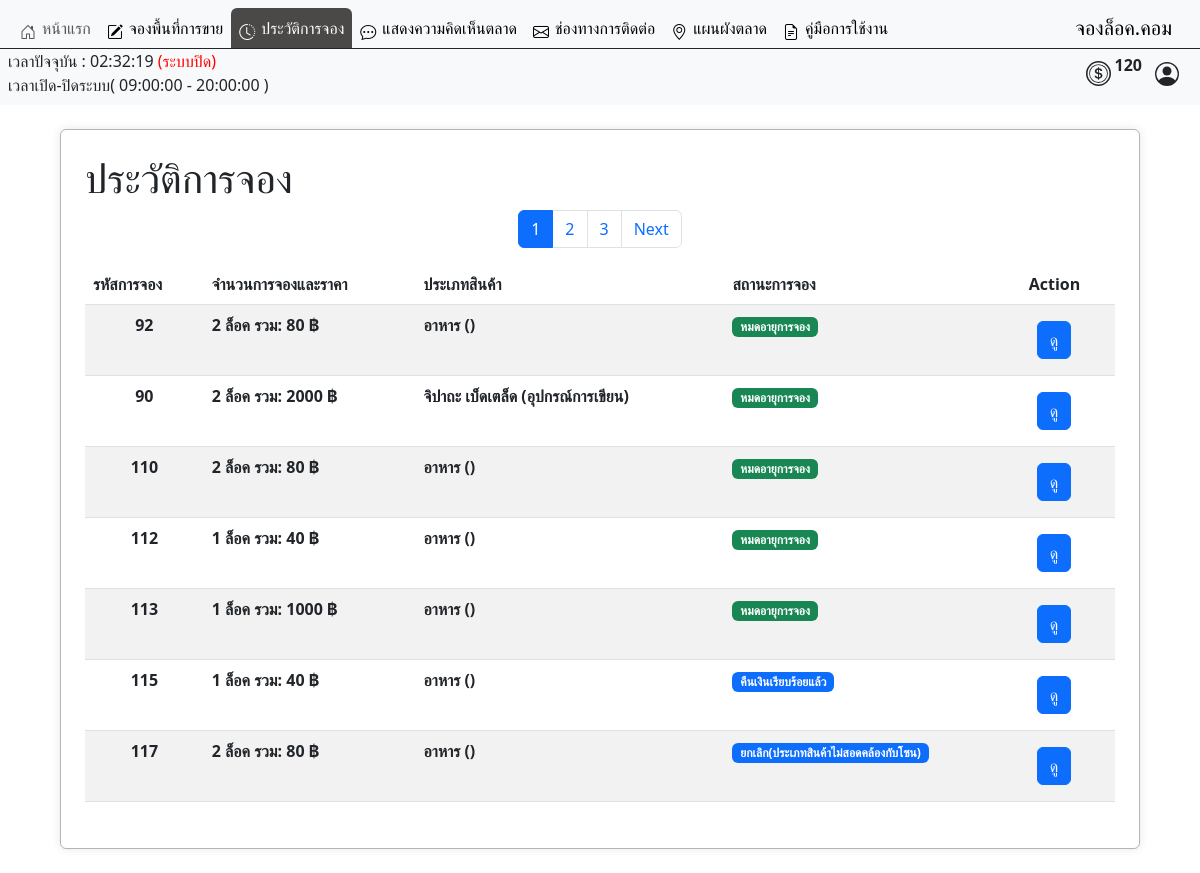
The page /user/booking_history.php (signed in) on the database its author committed.
### tables this page shows
CREATE TABLE `operating_hours` (
  `id` int(11) NOT NULL,
  `opening_time` time NOT NULL,
  `closing_time` time NOT NULL
);

CREATE TABLE `booked` (
  `id_booked` int(10) UNSIGNED ZEROFILL NOT NULL COMMENT 'รหัสการจองแบบเรียบร้อยแล้ว',
  `booking_id` int(10) UNSIGNED DEFAULT NULL COMMENT 'รหัสการจอง',
  `member_id` int(6) UNSIGNED DEFAULT NULL COMMENT 'รหัสลูกค้า',
  `booking_amount` varchar(45) NOT NULL,
  `total_price` varchar(45) NOT NULL,
  `product_type` int(11) NOT NULL,
  `sub_product_type` int(11) NOT NULL,
  `booking_status` int(3) UNSIGNED NOT NULL COMMENT 'สถานะการจอง',
  `booking_type` varchar(20) NOT NULL,
  `zone_id` int(3) UNSIGNED NOT NULL COMMENT 'รหัสประเภทโซน',
  `slip_img` varchar(45) DEFAULT NULL COMMENT 'log',
  `booking_date` datetime DEFAULT NULL COMMENT 'วันเวลาที่จอง',
  `booked_lock_number` text DEFAULT NULL COMMENT 'เลขล็อคที่จะได้',
  `expiration_date` datetime DEFAULT NULL
);

CREATE TABLE `category` (
  `id_category` int(11) NOT NULL,
  `cat_name` varchar(45) NOT NULL
);

CREATE TABLE `booking_status` (
  `id` int(3) UNSIGNED NOT NULL COMMENT 'รหัสสถานะการจอง',
  `status` varchar(50) NOT NULL COMMENT 'สถานะ'
);

CREATE TABLE `sub_category` (
  `idsub_category` int(11) NOT NULL,
  `id_category` int(11) DEFAULT NULL,
  `sub_cat_name` varchar(45) NOT NULL
);

### user/booking_history.php (the view, shortened to what this page needs)
<?php
require("../condb.php");
$results_per_page = 7;
$page = isset($_GET['page']) ? (int)$_GET['page'] : 1;
$start_from = ($page - 1) * $results_per_page;
?>
<!DOCTYPE html>
<html lang="th">
<head>
    <link href="https://cdn.jsdelivr.net/npm/bootstrap@5.3.3/dist/css/bootstrap.min.css" rel="stylesheet">
    <link rel="stylesheet" href="../asset/css/font.css">
</head>
<body>
    <?php
    include('./user_nav.php');
    ?>
    <div class="container my-4 p-2 border border-dark-subtle rounded  overflow-auto  bgcolor" style="width: 90%; height: 45rem;">
        <div class="tab-content" id="myTabContent">
            <div class="tab-pane fade show active mt-2 mx-2 p-2" id="category">
                <div>
                    <h1>ประวัติการจอง</h1>
                </div>
                <div class="mt-2 overflow-auto">
                    <?php
                    $sql_total = "SELECT COUNT(*) FROM market_booking.booked WHERE member_id = $user_id";
                    $result_total = $conn->query($sql_total);
                    $row_total = $result_total->fetch_row();
                    $total_records = $row_total[0];
                    $total_pages = ceil($total_records / $results_per_page);
                    $current_page = isset($_GET['page']) ? $_GET['page'] : 1;
                    $adjacents = 1;
                    echo "<nav>";
                    echo "<ul class='pagination justify-content-center'>";
                    if ($total_pages <= (1 + ($adjacents * 2))) {
                        for ($i = 1; $i <= $total_pages; $i++) {
                            if ($i == $current_page) {
                                echo "<li class='page-item active'><a class='page-link' href='#'>" . $i . "</a></li>";
                            } else {
                                echo "<li class='page-item'><a class='page-link' href='?page=" . $i . "'>" . $i . "</a></li>";
                            }
                        }
                    }
                    if ($current_page < $total_pages) {
                        echo "<li class='page-item'><a class='page-link' href='?page=" . ($current_page + 1) . "'>Next</a></li>";
                    }
                    echo "</ul>";
                    echo "</nav>";
                    $sql = "SELECT
                    B.booking_status,
                                B.booking_id,
                                CONCAT(U.prefix, ' ', U.firstname, ' ', U.lastname) AS fullname,
                                B.booking_amount,
                                B.total_price,
                                C.cat_name,
                                SC.sub_cat_name,
                                BS.status,
                                B.booking_type,
                                B.slip_img,
                                B.booked_lock_number,
                                B.booking_date
                            FROM market_booking.booked AS B
                            LEFT JOIN booking_status AS BS ON B.booking_status = BS.id
                            LEFT JOIN tbl_user AS U ON B.member_id = U.user_id
                            LEFT JOIN category AS C ON B.product_type = C.id_category
                            LEFT JOIN sub_category AS SC ON B.sub_product_type = SC.idsub_category
                            WHERE member_id = $user_id
                            ";
                    $sql .= " LIMIT $start_from, $results_per_page";
                    $result = $conn->query($sql);
                    if ($result === false) {
                        echo "ข้อผิดพลาด SQL: " . $conn->error;
                    } elseif ($result->num_rows > 0) {
                        echo "<table class='table table-striped'>";
                        echo "<thead>
                            <tr>
                                <th>รหัสการจอง</th>
                                <th>จำนวนการจองและราคา</th>
                                <th>ประเภทสินค้า</th>
                                <th>สถานะการจอง</th>
                                <th>Action</th>
                            </tr>
                        </thead>";
                        echo "<tbody>";
                        function getBadgeClass($status)
                        {
                            switch ($status) {
                                case '11':
                                    return 'bg-success text-white';
                                default:
                                    return 'bg-primary text-white';
                            }
                        }
                        while ($row = $result->fetch_assoc()) {
                            echo "<tr>";
                            echo "<td style='text-align:center;'><strong>" . $row["booking_id"] . "</strong></td>";
                            echo "<td><strong>" . $row["booking_amount"] . " ล็อค รวม: " . $row["total_price"] . " ฿</strong></td>";
                            echo "<td><strong>" . $row["cat_name"] . " (" . $row["sub_cat_name"] . ")</strong></td>";
                            echo "<td>" . (is_null($row['status']) ?
                                "<span class='text-danger'>ข้อมูลถูกลบไปแล้ว</span>" :
                                "<span class='badge " . getBadgeClass($row['booking_status']) . "'>" . htmlspecialchars($row['status']) . "</span>") . "</td>";
                            echo "<td>
                                    <button
                                        class='btn btn-primary m-2' type='button'
                                        data-bs-toggle='modal'
                                        data-bs-target='#viewBookingModal'
                                        data-id='" . $row["booking_id"] . "'>
                                        ดู
                                    </button>
                                  </td>";
                            echo "</tr>";
                        }
                        echo "</tbody></table>";
                    } else {
                        echo "ไม่พบข้อมูล";
                    }
                    ?>
                </div>
            </div>
        </div>
    </div>
</body>
</html>

### user/user_nav.php (shortened to what this page needs)
<head>
    <link href="https://cdn.jsdelivr.net/npm/bootstrap@5.3.0-alpha3/dist/css/bootstrap.min.css" rel="stylesheet">
    <link href="https://cdn.jsdelivr.net/npm/bootstrap-icons/font/bootstrap-icons.css" rel="stylesheet">
</head>
<?php
$current_page = basename($_SERVER['PHP_SELF']);
?>
<nav style="width: 100%;" class="navbar navbar-expand-lg navbar-light bg-light">
    <div style="width: 100%;" class=" d-flex flex-column ">
        <div class="container-fluid border-bottom border-dark">
            <div class="collapse navbar-collapse" id="navbarNav">
                <ul class="navbar-nav me-auto">
                    <li class="nav-item ">
                        <a href="./index.php"
                            class="icon-link icon-link-hover nav-link <?php echo ($current_page == 'index.php') ? 'active rounded-top' : ''; ?>"
                            style="<?php echo ($current_page == 'index.php') ? 'background-color: #4A4947; color: white; --bs-icon-link-transform: translate3d(0, -.125rem, 0);' : 'color: #black; --bs-icon-link-transform: translate3d(0, -.125rem, 0);'; ?>">
                            <i class="bi bi-house-door"></i> หน้าแรก
                        </a>
                    </li>
                    <li class="nav-item">
                        <a href="./order.php"
                            class="icon-link icon-link-hover nav-link <?php echo ($current_page == 'order.php') ? 'active rounded-top' : ''; ?>"
                            style="<?php echo ($current_page == 'order.php') ? 'background-color: #4A4947; color: white; --bs-icon-link-transform: translate3d(0, -.125rem, 0);' : 'color: black; --bs-icon-link-transform: translate3d(0, -.125rem, 0);'; ?>">
                            <i class="bi bi-pencil-square"></i> จองพื้นที่การขาย
                        </a>
                    </li>
                    <li class="nav-item">
                        <a href="./booking_history.php"
                            class="icon-link icon-link-hover nav-link <?php echo ($current_page == 'booking_history.php') ? 'active rounded-top' : ''; ?>"
                            style="<?php echo ($current_page == 'booking_history.php') ? 'background-color: #4A4947; color: white; --bs-icon-link-transform: translate3d(0, -.125rem, 0);' : 'color: black; --bs-icon-link-transform: translate3d(0, -.125rem, 0);'; ?>">
                            <i class="bi bi-clock-history"></i> ประวัติการจอง
                        </a>
                    </li>
                    <li class="nav-item">
                        <a href="./comment_page.php"
                            class="icon-link icon-link-hover nav-link <?php echo ($current_page == 'comment_page.php') ? 'active rounded-top' : ''; ?>"
                            style="<?php echo ($current_page == 'comment_page.php') ? 'background-color: #4A4947; color: white; --bs-icon-link-transform: translate3d(0, -.125rem, 0);' : 'color: black; --bs-icon-link-transform: translate3d(0, -.125rem, 0);'; ?>">
                            <i class="bi bi-chat-dots"></i> แสดงความคิดเห็นตลาด
                        </a>
                    </li>
                    <li class="nav-item">
                        <a href="./contactus.php"
                            class="icon-link icon-link-hover nav-link <?php echo ($current_page == 'contactus.php') ? 'active rounded-top' : ''; ?>"
                            style="<?php echo ($current_page == 'contactus.php') ? 'background-color: #4A4947; color: white; --bs-icon-link-transform: translate3d(0, -.125rem, 0);' : 'color: black; --bs-icon-link-transform: translate3d(0, -.125rem, 0);'; ?>">
                            <i class="bi bi-envelope"></i> ช่องทางการติดต่อ
                        </a>
                    </li>
                    <li class="nav-item">
                        <a href="#"
                            class="icon-link icon-link-hover nav-link <?php echo ($current_page == 'contactus.php') ? 'active rounded-top' : ''; ?>"
                            data-bs-toggle="modal" data-bs-target="#uniqueImageModal"
                            style="<?php echo ($current_page == 'modal') ? 'background-color: #4A4947; color: white; --bs-icon-link-transform: translate3d(0, -.125rem, 0);' : 'color: black; --bs-icon-link-transform: translate3d(0, -.125rem, 0);'; ?>">
                            <i class="bi bi-geo-alt"></i> แผนผังตลาด
                        </a>
                    </li>
                    <li class="nav-item">
                        <a href="../asset/pdf/คู่มือการใช้งานสำหรับผู้ใช้งาน.pdf" target="_blank" class="icon-link icon-link-hover nav-link active" style="--bs-icon-link-transform: translate3d(0, -.125rem, 0);">
                            <i class="bi bi-file-earmark-text"></i> คู่มือการใช้งาน
                        </a>
                    </li>
                </ul>
                <a class="navbar-brand" href="./index.php">จองล็อค.คอม</a>
            </div>
        </div>
        <div class="col-12 d-flex justify-content-between px-2">
            <div>
                <?php
                require("../condb.php");
                $sql_time = "SELECT opening_time, closing_time FROM operating_hours LIMIT 1";
                $result = $conn->query($sql_time);
                $row_time = $result->fetch_assoc();
                $openingTime = $row_time['opening_time'];
                $closingTime = $row_time['closing_time'];
                ?>
                <span id="time"></span>
                <span id="status"></span>
                <div id="opening_time">เวลาเปิด-ปิดระบบ(
                    <?php echo $openingTime; ?> - <?php echo $closingTime; ?>
                    )
                </div>
            </div>
            <div class="d-flex  justify-content-between ">
                <div class="d-flex  align-items-center">
                    <div class="col d-flex align-items-center justify-content-center">
                        <p class="ms-1">
                            <strong>
                                <?php
                                echo $_SESSION["token"];
                                ?>
                            </strong>
                        </p>
                    </div>
                    <button class="btn " type="button" data-bs-toggle="modal" data-bs-target="#ProfileModal">
                    </button>
                </div>
            </div>
        </div>
    </div>
</nav>
    <?php
    $user_id = $_SESSION["user_id"];
    ?>

### user/booking_history.php (style rules this page uses)
body { background-image: url(../asset/img/img.market2blur.png); width: 100%; height: 100%; background-repeat: repeat; background-size: cover; }

### user/user_nav.php (style rules this page uses)
.bgcolor { background-color: rgba(255, 255, 255, 0.9); padding-bottom: 10px; box-shadow: 0 0 10px rgba(0, 0, 0, 0.1); }

### rows shown on the page
operating_hours: opening_time "09:00:00", closing_time "20:00:00"
booked: booking "92", booking_amount "2", total_price "80", product_type.cat_name "อาหาร", booking_status.status "หมดอายุการจอง"
booked: booking "90", booking_amount "2", total_price "2000", product_type.cat_name "จิปาถะ เบ็ดเตล็ด", sub_category.sub_cat_name "อุปกรณ์การเขียน", booking_status.status "หมดอายุการจอง"
booked: booking "110", booking_amount "2", total_price "80", product_type.cat_name "อาหาร", booking_status.status "หมดอายุการจอง"
booked: booking "112", booking_amount "1", total_price "40", product_type.cat_name "อาหาร", booking_status.status "หมดอายุการจอง"
booked: booking "113", booking_amount "1", total_price "1000", product_type.cat_name "อาหาร", booking_status.status "หมดอายุการจอง"
booked: booking "115", booking_amount "1", total_price "40", product_type.cat_name "อาหาร", booking_status.status "คืนเงินเรียบร้อยแล้ว"
booked: booking "117", booking_amount "2", total_price "80", product_type.cat_name "อาหาร", booking_status.status "ยกเลิก(ประเภทสินค้าไม่สอดคล้องกับโซน)"

### other values the page prints
$_SESSION["token"] "120"
